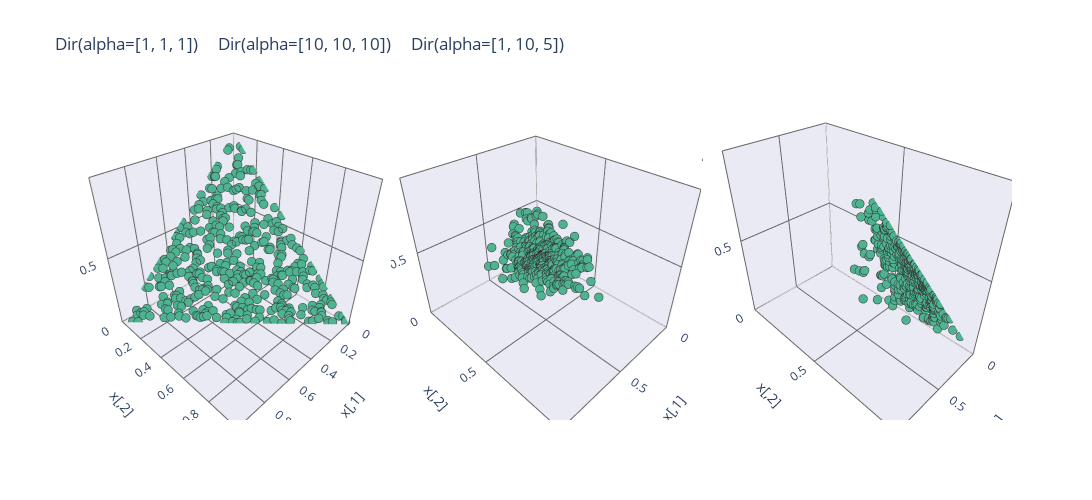

Source (notebook cell):
### Markdown cell above
$x[,1]$ are the first column in the vector $x_i$, $x[,2]$ are the second column.<br>
The marginal distribution are shown according to there axis, they are distributed $Beta(a=2.5, b=10)$

### Code cell
import plotly.offline as py
import plotly.graph_objs as go
from plotly.offline import download_plotlyjs, init_notebook_mode, plot, iplot

import pandas as pd
from plotly import tools
import warnings
warnings.filterwarnings('ignore')
init_notebook_mode(connected=True)

dir_data1 = np.random.dirichlet(alpha=[1, 1, 1], size=400).transpose()
dir_data2 = np.random.dirichlet(alpha=[10, 10, 10], size=400).transpose()
dir_data3 = np.random.dirichlet(alpha=[1, 10, 5], size=400).transpose()

def create_trace(x, y, z, scene_name):
    trace = go.Scatter3d(
            z=z,
            x=x,
            y=y,
            mode='markers',
            scene=scene_name,
            marker=dict(
                color='rgb(77, 179, 145)',
                size=3,
                symbol='circle',
                line=dict(
                    color='rgb(50, 50, 50)',
                    width=0.001
                ),
                opacity=1
            )
        )
    return trace

trace1 = create_trace(x=dir_data1[0], y=dir_data1[1], z=dir_data1[2], scene_name="scene1")
trace2 = create_trace(x=dir_data2[0], y=dir_data2[1], z=dir_data2[2], scene_name="scene2")
trace3 = create_trace(x=dir_data3[0], y=dir_data3[1], z=dir_data3[2], scene_name="scene3")

scene = dict(xaxis = dict(title='x[,1]', range=[0, 1], backgroundcolor="rgb(234, 234, 244)", showbackground=True, gridcolor="rgb(100,100,100)"),
                 yaxis = dict(title='x[,2]', range=[0, 1], backgroundcolor="rgb(234, 234, 244)", showbackground=True, gridcolor="rgb(100,100,100)"),
                 zaxis = dict(title='x[,3]', range=[0, 1], backgroundcolor="rgb(234, 234, 244)", showbackground=True, gridcolor="rgb(100,100,100)"),
                )

fig = tools.make_subplots(rows=1, cols=3, specs=[[{'is_3d': True}, {'is_3d': True}, {'is_3d': True}]], horizontal_spacing = 0.001)
fig.append_trace(trace1, 1, 1)
fig.append_trace(trace2, 1, 2)
fig.append_trace(trace3, 1, 3)
fig['layout']['scene1'].update(scene)
fig['layout']['scene2'].update(scene)
fig['layout']['scene3'].update(scene)
fig['layout'].update(title='Dir(alpha=[1, 1, 1])     Dir(alpha=[10, 10, 10])     Dir(alpha=[1, 10, 5])', height=500, width=1200, showlegend=False)

p = py.iplot(fig);
p

### Figure 1 — Plotly figure (JSON) as saved in the notebook; plotly's stock layout.template omitted (floating-point values rounded to 4 significant figures; data arrays with more than 128 entries replaced by an {"elided": "..."} marker saying what was removed)
{"data": [{"marker": {"color": "rgb(77, 179, 145)", "line": {"color": "rgb(50, 50, 50)", "width": 0.001}, "opacity": 1, "size": 3, "symbol": "circle"}, "mode": "markers", "scene": "scene", "type": "scatter3d", "x": {"elided": "400 float values"}, "y": {"elided": "400 float values"}, "z": {"elided": "400 float values"}}, {"marker": {"color": "rgb(77, 179, 145)", "line": {"color": "rgb(50, 50, 50)", "width": 0.001}, "opacity": 1, "size": 3, "symbol": "circle"}, "mode": "markers", "scene": "scene2", "type": "scatter3d", "x": {"elided": "400 float values"}, "y": {"elided": "400 float values"}, "z": {"elided": "400 float values"}}, {"marker": {"color": "rgb(77, 179, 145)", "line": {"color": "rgb(50, 50, 50)", "width": 0.001}, "opacity": 1, "size": 3, "symbol": "circle"}, "mode": "markers", "scene": "scene3", "type": "scatter3d", "x": {"elided": "400 float values"}, "y": {"elided": "400 float values"}, "z": {"elided": "400 float values"}}], "layout": {"height": 500, "scene": {"aspectmode": "auto", "aspectratio": {"x": 0.9986, "y": 1.028, "z": 0.9744}, "domain": {"x": [0, 0.3327], "y": [0, 1]}, "xaxis": {"backgroundcolor": "rgb(234, 234, 244)", "gridcolor": "rgb(100,100,100)", "range": [0, 1], "showbackground": true, "title": {"text": "x[,1]"}, "type": "linear"}, "yaxis": {"backgroundcolor": "rgb(234, 234, 244)", "gridcolor": "rgb(100,100,100)", "range": [0, 1], "showbackground": true, "title": {"text": "x[,2]"}, "type": "linear"}, "zaxis": {"backgroundcolor": "rgb(234, 234, 244)", "gridcolor": "rgb(100,100,100)", "range": [0, 1], "showbackground": true, "title": {"text": "x[,3]"}, "type": "linear"}}, "scene2": {"aspectmode": "auto", "aspectratio": {"x": 0.9521, "y": 1.141, "z": 0.9206}, "domain": {"x": [0.3337, 0.6663], "y": [0, 1]}, "xaxis": {"backgroundcolor": "rgb(234, 234, 244)", "gridcolor": "rgb(100,100,100)", "range": [0, 1], "showbackground": true, "title": {"text": "x[,1]"}, "type": "linear"}, "yaxis": {"backgroundcolor": "rgb(234, 234, 244)", "gridcolor": "rgb(100,100,100)", "range": [0, 1], "showbackground": true, "title": {"text": "x[,2]"}, "type": "linear"}, "zaxis": {"backgroundcolor": "rgb(234, 234, 244)", "gridcolor": "rgb(100,100,100)", "range": [0, 1], "showbackground": true, "title": {"text": "x[,3]"}, "type": "linear"}}, "scene3": {"aspectmode": "auto", "aspectratio": {"x": 0.7122, "y": 1.265, "z": 1.11}, "domain": {"x": [0.6673, 1], "y": [0, 1]}, "xaxis": {"backgroundcolor": "rgb(234, 234, 244)", "gridcolor": "rgb(100,100,100)", "range": [0, 1], "showbackground": true, "title": {"text": "x[,1]"}, "type": "linear"}, "yaxis": {"backgroundcolor": "rgb(234, 234, 244)", "gridcolor": "rgb(100,100,100)", "range": [0, 1], "showbackground": true, "title": {"text": "x[,2]"}, "type": "linear"}, "zaxis": {"backgroundcolor": "rgb(234, 234, 244)", "gridcolor": "rgb(100,100,100)", "range": [0, 1], "showbackground": true, "title": {"text": "x[,3]"}, "type": "linear"}}, "showlegend": false, "title": {"text": "Dir(alpha=[1, 1, 1])     Dir(alpha=[10, 10, 10])     Dir(alpha=[1, 10, 5])"}, "width": 1200}}
